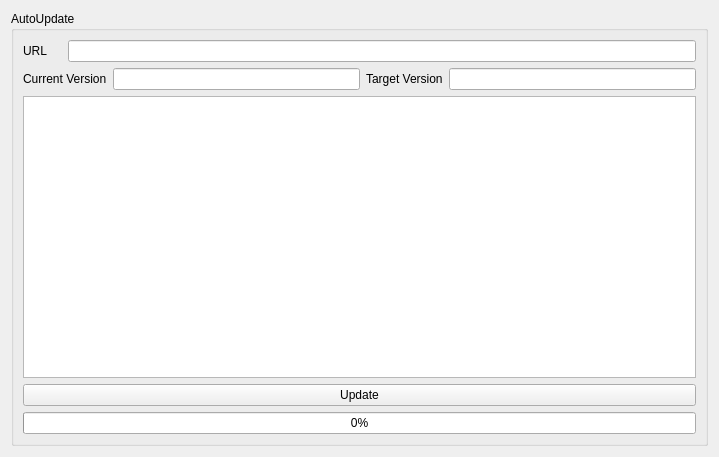
<?xml version="1.0" encoding="UTF-8"?>
<ui version="4.0">
 <class>AutoUpdate</class>
 <widget class="QWidget" name="AutoUpdate">
  <property name="geometry">
   <rect>
    <x>0</x>
    <y>0</y>
    <width>719</width>
    <height>457</height>
   </rect>
  </property>
  <property name="windowTitle">
   <string>Form</string>
  </property>
  <layout class="QGridLayout" name="gridLayout">
   <item row="0" column="0">
    <widget class="QGroupBox" name="groupBoxAutoUpdate">
     <property name="title">
      <string>AutoUpdate</string>
     </property>
     <layout class="QGridLayout" name="gridLayout_2">
      <item row="0" column="0">
       <widget class="QLabel" name="labelURL">
        <property name="text">
         <string>URL</string>
        </property>
       </widget>
      </item>
      <item row="0" column="1" colspan="4">
       <widget class="QLineEdit" name="lineEditURL"/>
      </item>
      <item row="1" column="0" colspan="2">
       <widget class="QLabel" name="labelCurrentVersion">
        <property name="text">
         <string>Current Version</string>
        </property>
       </widget>
      </item>
      <item row="1" column="2">
       <widget class="QLineEdit" name="lineEditCurrentVersion"/>
      </item>
      <item row="1" column="3">
       <widget class="QLabel" name="labelTargetVersion">
        <property name="text">
         <string>Target Version</string>
        </property>
       </widget>
      </item>
      <item row="1" column="4">
       <widget class="QLineEdit" name="lineEditTargetVersion"/>
      </item>
      <item row="2" column="0" colspan="5">
       <widget class="QTextBrowser" name="textBrowser"/>
      </item>
      <item row="3" column="0" colspan="5">
       <widget class="QPushButton" name="btnUpdate">
        <property name="text">
         <string>Update</string>
        </property>
       </widget>
      </item>
      <item row="4" column="0" colspan="5">
       <widget class="QProgressBar" name="progressBar">
        <property name="value">
         <number>0</number>
        </property>
       </widget>
      </item>
     </layout>
    </widget>
   </item>
  </layout>
 </widget>
 <resources/>
 <connections/>
</ui>
